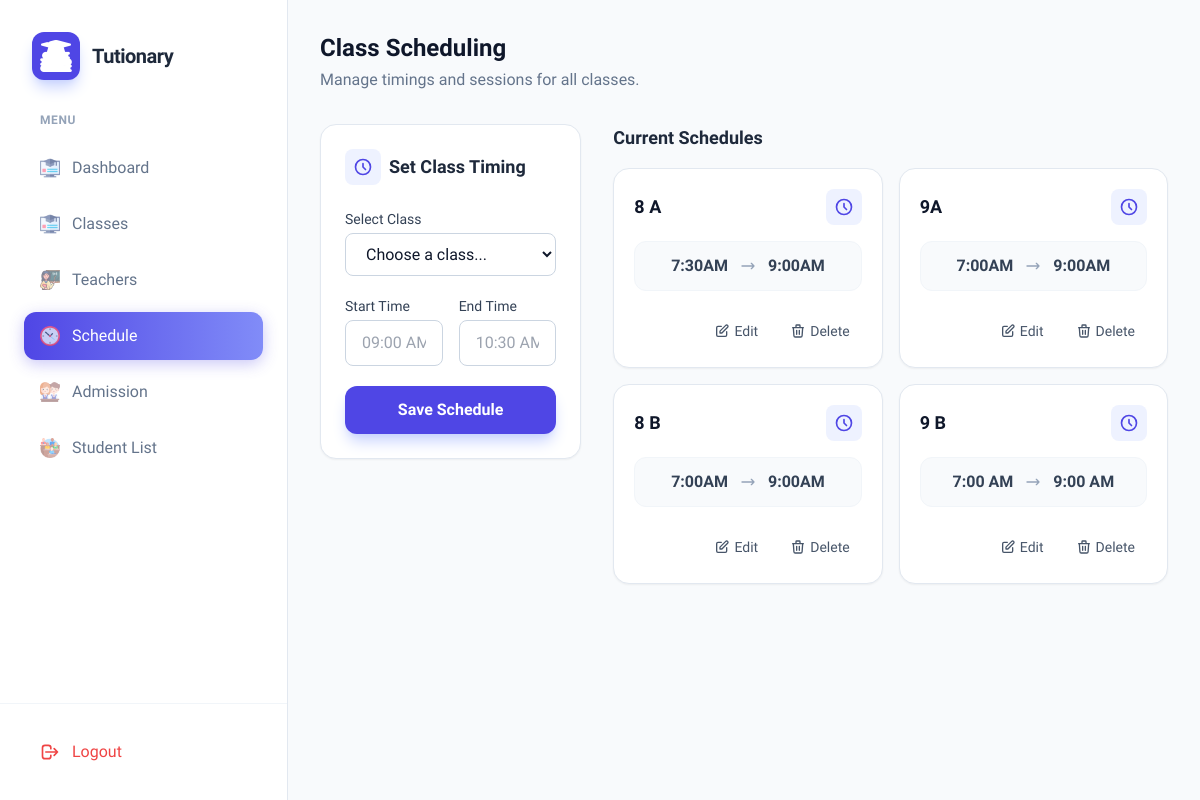
Screenshot of /addtime with the database file from the repository.
### stdapp/models.py (models this page shows, shortened)
class Time(models.Model):
    classs=models.ForeignKey(Class,on_delete=models.CASCADE,null=True)
    start=models.CharField(max_length=250)
    end=models.CharField(max_length=250)

class Class(models.Model):
    name=models.CharField(max_length=250)
    description=models.TextField()
    fees=models.IntegerField()

### stdapp/views.py (the view, shortened to what this page needs)
# urls.py: path('addtime', views.addtime, name='addtime'),
def addtime(request):
    classes = Class.objects.all()
    times = Time.objects.all()
    context = {
        'classes': classes,
        'times': times
    }
    return render(request, 'add_time.html', context)

### templates/add_time.html (shortened to what this page needs)
{% load static %}
<!DOCTYPE html>
<html lang="en">
<head>
    <script src="https://cdn.tailwindcss.com"></script>
</head>
<body class="bg-slate-50 text-slate-900">
    <div class="flex h-screen overflow-hidden">
        <aside id="sidebar" class="fixed inset-y-0 left-0 z-50 w-72 bg-white border-r border-slate-200 transform -translate-x-full lg:translate-x-0 transition-transform duration-300 ease-in-out lg:static lg:inset-0">
            <div class="flex flex-col h-full">
                <div class="p-8">
                    <div class="flex items-center gap-3">
                        <div class="p-2 bg-indigo-600 rounded-xl shadow-lg shadow-indigo-200">
                            <img src="{% static 'image/education.png' %}" class="w-8 h-8 brightness-0 invert" alt="Logo">
                        </div>
                        <h2 class="text-xl font-bold tracking-tight text-slate-800">Tutionary</h2>
                    </div>
                </div>
                <nav class="flex-1 px-6 space-y-2 overflow-y-auto">
                    <p class="text-xs font-semibold text-slate-400 uppercase tracking-wider mb-4 px-4">Menu</p>
                    <a href="{% url 'index' %}" class="flex items-center gap-3 px-4 py-3 text-slate-500 hover:bg-slate-50 hover:text-indigo-600 rounded-xl transition-all">
                        <img src="{% static 'image/online-course.png' %}" class="w-5 h-5 opacity-60" alt=""> Dashboard
                    </a>
                    <a href="{% url 'addcourse' %}" class="flex items-center gap-3 px-4 py-3 text-slate-500 hover:bg-slate-50 hover:text-indigo-600 rounded-xl transition-all">
                        <img src="{% static 'image/online-course.png' %}" class="w-5 h-5 opacity-60" alt=""> Classes
                    </a>
                    <a href="{% url 'addteacher' %}" class="flex items-center gap-3 px-4 py-3 text-slate-500 hover:bg-slate-50 hover:text-indigo-600 rounded-xl transition-all">
                        <img src="{% static 'image/female.png' %}" class="w-5 h-5 opacity-60" alt=""> Teachers
                    </a>
                    <a href="{% url 'addtime' %}" class="flex items-center gap-3 px-4 py-3 rounded-xl sidebar-item-active font-medium">
                        <img src="{% static 'image/clock.png' %}" class="w-5 h-5 opacity-80" alt=""> Schedule
                    </a>
                    <a href="{% url 'addstudent' %}" class="flex items-center gap-3 px-4 py-3 text-slate-500 hover:bg-slate-50 hover:text-indigo-600 rounded-xl transition-all">
                        <img src="{% static 'image/students.png' %}" class="w-5 h-5 opacity-60" alt=""> Admission
                    </a>
                    <a href="{% url 'studentlist' %}" class="flex items-center gap-3 px-4 py-3 text-slate-500 hover:bg-slate-50 hover:text-indigo-600 rounded-xl transition-all">
                        <img src="{% static 'image/audience.png' %}" class="w-5 h-5 opacity-60" alt=""> Student List
                    </a>
                </nav>
                <div class="p-6 border-t border-slate-100">
                    <a href="{% url 'logout' %}" class="flex items-center gap-3 px-4 py-3 text-red-500 hover:bg-red-50 rounded-xl transition-all">
                        <svg class="w-5 h-5" fill="none" stroke="currentColor" viewBox="0 0 24 24"><path stroke-linecap="round" stroke-linejoin="round" stroke-width="2" d="M17 16l4-4m0 0l-4-4m4 4H7m6 4v1a3 3 0 01-3 3H6a3 3 0 01-3-3V7a3 3 0 013-3h4a3 3 0 013 3v1"></path></svg>
                        <span class="font-medium">Logout</span>
                    </a>
                </div>
            </div>
        </aside>
        <div class="flex-1 flex flex-col min-w-0 bg-slate-50 overflow-hidden">
            <main class="flex-1 overflow-y-auto p-4 lg:p-8">
                <div class="max-w-7xl mx-auto">
                    <div class="flex flex-col md:flex-row md:items-center md:justify-between mb-8">
                        <div>
                            <h1 class="text-2xl font-bold text-slate-900">Class Scheduling</h1>
                            <p class="text-slate-500 mt-1">Manage timings and sessions for all classes.</p>
                        </div>
                    </div>
                    <div class="grid grid-cols-1 lg:grid-cols-12 gap-8">
                        <div class="lg:col-span-4">
                            <div class="bg-white rounded-2xl shadow-sm border border-slate-200 p-6 sticky top-6">
                                <h3 class="text-lg font-bold text-slate-800 mb-6 flex items-center gap-2">
                                    <span class="p-2 bg-indigo-50 text-indigo-600 rounded-lg">
                                        <svg class="w-5 h-5" fill="none" stroke="currentColor" viewBox="0 0 24 24"><path stroke-linecap="round" stroke-linejoin="round" stroke-width="2" d="M12 8v4l3 3m6-3a9 9 0 11-18 0 9 9 0 0118 0z"></path></svg>
                                    </span>
                                    Set Class Timing
                                </h3>
                                <form method="post" action="{% url 'addtime' %}" class="space-y-5">
                                    <div>
                                        <label for="class_id" class="block text-sm font-medium text-slate-700 mb-1">Select Class</label>
                                        <select id="class_id" name="class_id" class="form-input w-full px-4 py-2.5 rounded-lg border border-slate-300 focus:border-indigo-500 focus:outline-none transition-colors bg-white" required>
                                            <option value="" disabled selected>Choose a class...</option>
                                        </select>
                                    </div>
                                    <div class="grid grid-cols-2 gap-4">
                                        <div>
                                            <label for="start" class="block text-sm font-medium text-slate-700 mb-1">Start Time</label>
                                            <div class="relative">
                                                <input type="text" id="start" name="start" placeholder="09:00 AM"
                                                    class="form-input w-full px-4 py-2.5 rounded-lg border border-slate-300 focus:border-indigo-500 focus:outline-none transition-colors" required>
                                            </div>
                                        </div>
                                        <div>
                                            <label for="end" class="block text-sm font-medium text-slate-700 mb-1">End Time</label>
                                            <div class="relative">
                                                <input type="text" id="end" name="end" placeholder="10:30 AM"
                                                    class="form-input w-full px-4 py-2.5 rounded-lg border border-slate-300 focus:border-indigo-500 focus:outline-none transition-colors" required>
                                            </div>
                                        </div>
                                    </div>
                                    <button type="submit" class="w-full bg-indigo-600 text-white font-semibold py-3 px-4 rounded-xl hover:bg-indigo-700 focus:ring-4 focus:ring-indigo-200 transition-all shadow-lg shadow-indigo-200 mt-2">
                                        Save Schedule
                                    </button>
                                </form>
                            </div>
                        </div>
                        <div class="lg:col-span-8">
                            <h3 class="text-lg font-bold text-slate-800 mb-4">Current Schedules</h3>
                            <div class="grid grid-cols-1 md:grid-cols-2 gap-4">
                                {% for time in times %}
                                <div class="bg-white p-5 rounded-2xl shadow-sm border border-slate-200 hover:shadow-md transition-all group hover:-translate-y-1">
                                    <div class="flex justify-between items-center mb-4">
                                        <h4 class="text-lg font-bold text-slate-900">{{ time.classs.name }}</h4>
                                        <div class="p-2 bg-indigo-50 rounded-lg text-indigo-600">
                                            <svg class="w-5 h-5" fill="none" stroke="currentColor" viewBox="0 0 24 24"><path stroke-linecap="round" stroke-linejoin="round" stroke-width="2" d="M12 8v4l3 3m6-3a9 9 0 11-18 0 9 9 0 0118 0z"></path></svg>
                                        </div>
                                    </div>
                                    <div class="bg-slate-50 border border-slate-100 rounded-xl p-3 flex items-center justify-center gap-3 mb-4">
                                        <span class="font-semibold text-slate-700">{{ time.start }}</span>
                                        <svg class="w-4 h-4 text-slate-400" fill="none" stroke="currentColor" viewBox="0 0 24 24"><path stroke-linecap="round" stroke-linejoin="round" stroke-width="2" d="M17 8l4 4m0 0l-4 4m4-4H3"></path></svg>
                                        <span class="font-semibold text-slate-700">{{ time.end }}</span>
                                    </div>
                                    <div class="flex items-center justify-end gap-2 pt-2 mt-auto">
                                        <a href="{% url 'edit_time' time.id %}" class="flex items-center gap-1 px-3 py-1.5 text-sm font-medium text-slate-600 hover:text-indigo-600 hover:bg-indigo-50 rounded-lg transition-colors">
                                            <svg class="w-4 h-4" fill="none" stroke="currentColor" viewBox="0 0 24 24"><path stroke-linecap="round" stroke-linejoin="round" stroke-width="2" d="M11 5H6a2 2 0 00-2 2v11a2 2 0 00 2 2h11a2 2 0 00 2-2v-5m-1.414-9.414a2 2 0 112.828 2.828L11.828 15H9v-2.828l8.586-8.586z"></path></svg>
                                            Edit
                                        </a>
                                        <form method="post" action="{% url 'delete_time' time.id %}" onsubmit="return confirm('Delete this schedule?');">
                                            <button type="submit" class="flex items-center gap-1 px-3 py-1.5 text-sm font-medium text-slate-600 hover:text-red-600 hover:bg-red-50 rounded-lg transition-colors">
                                                <svg class="w-4 h-4" fill="none" stroke="currentColor" viewBox="0 0 24 24"><path stroke-linecap="round" stroke-linejoin="round" stroke-width="2" d="M19 7l-.867 12.142A2 2 0 0116.138 21H7.862a2 2 0 01-1.995-1.858L5 7m5 4v6m4-6v6m1-10V4a1 1 0 00-1-1h-4a1 1 0 00-1 1v3M4 7h16"></path></svg>
                                                Delete
                                            </button>
                                        </form>
                                    </div>
                                </div>
                                {% endfor %}
                            </div>
                        </div>
                    </div>
                </div>
            </main>
        </div>
    </div>
</body>
</html>

### templates/add_time.html (style rules this page uses)
body { font-family: 'Plus Jakarta Sans', sans-serif; }
.sidebar-item-active { background: linear-gradient(90deg, #4f46e5 0%, #818cf8 100%); color: white; box-shadow: 0 4px 15px rgba(79, 70, 229, 0.3); }

### rows the page displays
Time: classs.name "8 A", start "7:30AM", end "9:00AM"
Time: classs.name "9A", start "7:00AM", end "9:00AM"
Time: classs.name "8 B", start "7:00AM", end "9:00AM"
Time: classs.name "9 B", start "7:00 AM", end "9:00 AM"
